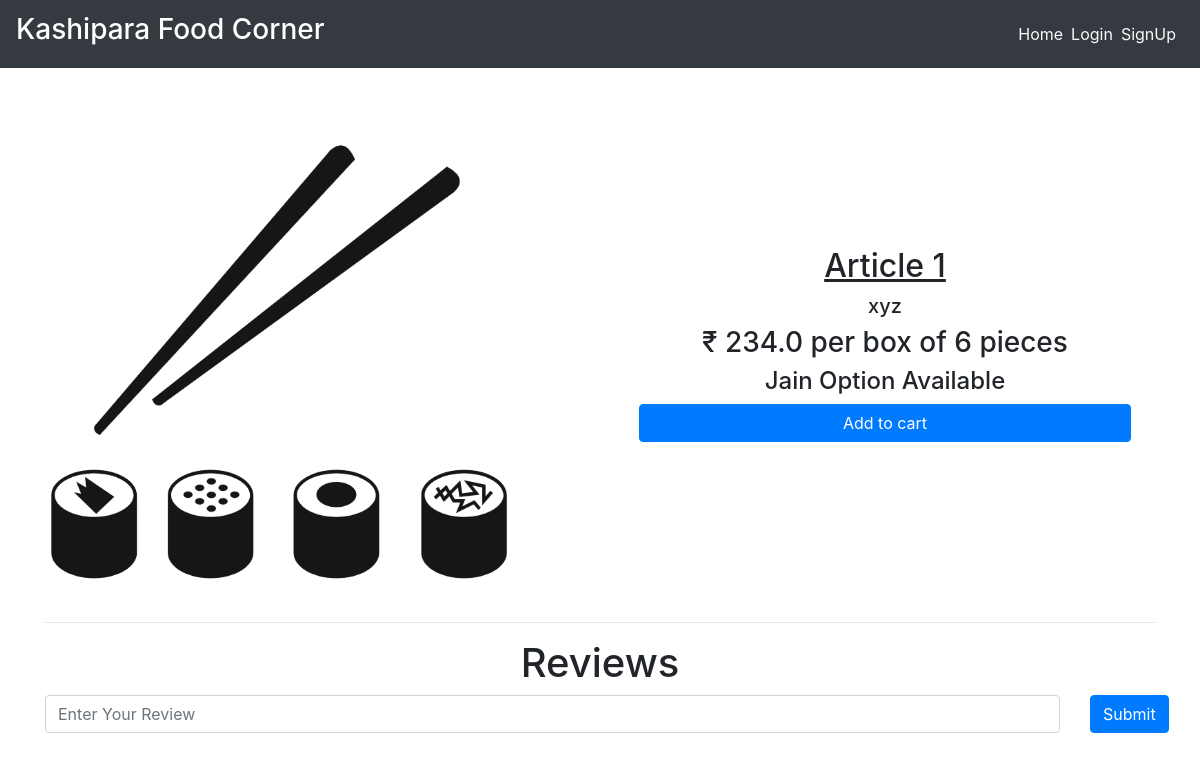
The page /dishes/test-1 on the database its author committed.
### main/models.py (models this page shows, shortened)
class Item(models.Model):
    LABELS = (
        ('BestSeller', 'BestSeller'),
        ('New', 'New'),
        ('Spicy🔥', 'Spicy🔥'),
    )
    LABEL_COLOUR = (
        ('danger', 'danger'),
        ('success', 'success'),
        ('primary', 'primary'),
        ('info', 'info')
    )
    title = models.CharField(max_length=150)
    description = models.CharField(max_length=250,blank=True)
    price = models.FloatField()
    pieces = models.IntegerField(default=6)
    instructions = models.CharField(max_length=250,default="Jain Option Available")
    image = models.ImageField(default='default.png', upload_to='images/')
    labels = models.CharField(max_length=25, choices=LABELS, blank=True)
    label_colour = models.CharField(max_length=15, choices=LABEL_COLOUR, blank=True)
    slug = models.SlugField(default="sushi_name")
    created_by = models.ForeignKey(User, on_delete=models.CASCADE)

### main/views.py (the view)
# urls.py: path('dishes/<slug>', views.menuDetail, name='dishes'),
def menuDetail(request, slug):
    item = Item.objects.filter(slug=slug).first()
    reviews = Reviews.objects.filter(rslug=slug).order_by('-id')[:7]
    context = {
        'item' : item,
        'reviews' : reviews,
    }
    return render(request, 'main/dishes.html', context)

### main/templates/main/dishes.html (shortened to what this page needs)
{% extends "main/layout.html" %}
{% block content %}
<div class="dishes">
  <main class="mt-3 pt-4 main">
    <div class="container dark-grey-text">
      <div class="row wow fadeIn">
        <div class="col-md-6 mb-4">
          <img src="{{ item.image.url }}" class="img-fluid mt-4" alt="">
        </div>
        <div class="col-md-6 mb-4 information">
          <div class="p-4 content">
            <div class="mt-0">
                <h2><u>{{ item.title }}</u><span class="badge badge-{{ item.label_colour }} ml-2">{{ item.labels }}</span></h2>
            </div>
            <div class="lead">
              {% if item.description %}
              <h5>{{ item.description }}</h5>
              {% endif %}
              <h3>₹ {{ item.price }} per box of {{ item.pieces}} pieces</h3>
              <h4>{{ item.instructions }}</h4>
            </div>
            <a href="{% url 'main:add-to-cart' item.slug %}" class="btn btn-primary btn-md my-0 p">Add to cart</a>
          </div>
        </div>
      </div>
      <hr>
    </div>
  </main>
  <div class="container">
    <h1 class="text-center">Reviews</h1>
    <form action="{% url 'main:add_reviews' %}" method="POST" class="mb-3">
      <div class="row">
        <div class="col-sm-11">
          <input type="text" name="review" class="form-control" placeholder="Enter Your Review">
        </div>
        <div class="col-sm-1">
          <button type="submit" class="btn btn-primary">Submit</button>
        </div>
      </div>
    </form>
  </div>
</div>
{% endblock content %}

### main/static/main/styles.css (style rules this page uses)
.dishes .main .container .row img { max-width: 540px; max-height: 450px; width: fit-content; }
.dishes .main .container .row .content { display: flex; flex-direction: column; text-align: center; justify-content: center; }
.dishes .main .container .row .information { display: flex; flex-direction: column; text-align: center; justify-content: center; }

### rows shown on the page
Item: image (picture), title "Article 1", description "xyz", price "234.0", pieces "6", instructions "Jain Option Available"
